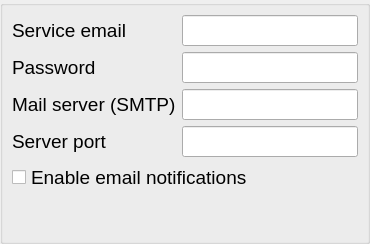
     <widget class="QWidget" name="tab_4">
      <attribute name="icon">
       <iconset resource="../../resources.qrc">
        <normaloff>:/PNG/IMG/email.png</normaloff>:/PNG/IMG/email.png</iconset>
      </attribute>
      <attribute name="title">
       <string>Email</string>
      </attribute>
      <layout class="QGridLayout" name="gridLayout_7">
       <property name="leftMargin">
        <number>0</number>
       </property>
       <property name="topMargin">
        <number>0</number>
       </property>
       <property name="rightMargin">
        <number>0</number>
       </property>
       <property name="bottomMargin">
        <number>0</number>
       </property>
       <property name="spacing">
        <number>4</number>
       </property>
       <item row="0" column="0">
        <widget class="QGroupBox" name="groupBox_4">
         <property name="title">
          <string/>
         </property>
         <layout class="QGridLayout" name="gridLayout_12">
          <item row="3" column="1">
           <widget class="QLineEdit" name="lineEdit_service_email_server_port">
            <property name="minimumSize">
             <size>
              <width>0</width>
              <height>30</height>
             </size>
            </property>
            <property name="font">
             <font>
              <pointsize>14</pointsize>
             </font>
            </property>
            <property name="focusPolicy">
             <enum>Qt::ClickFocus</enum>
            </property>
           </widget>
          </item>
          <item row="0" column="1">
           <widget class="QLineEdit" name="lineEdit_service_email">
            <property name="minimumSize">
             <size>
              <width>0</width>
              <height>30</height>
             </size>
            </property>
            <property name="font">
             <font>
              <pointsize>14</pointsize>
             </font>
            </property>
            <property name="focusPolicy">
             <enum>Qt::ClickFocus</enum>
            </property>
           </widget>
          </item>
          <item row="3" column="0">
           <widget class="QLabel" name="label_11">
            <property name="minimumSize">
             <size>
              <width>0</width>
              <height>30</height>
             </size>
            </property>
            <property name="font">
             <font>
              <pointsize>14</pointsize>
             </font>
            </property>
            <property name="text">
             <string>Server port</string>
            </property>
           </widget>
          </item>
          <item row="0" column="0">
           <widget class="QLabel" name="label_12">
            <property name="minimumSize">
             <size>
              <width>0</width>
              <height>30</height>
             </size>
            </property>
            <property name="font">
             <font>
              <pointsize>14</pointsize>
             </font>
            </property>
            <property name="text">
             <string>Service email</string>
            </property>
           </widget>
          </item>
          <item row="4" column="0" colspan="2">
           <widget class="QCheckBox" name="checkBox_enable_email">
            <property name="font">
             <font>
              <pointsize>14</pointsize>
             </font>
            </property>
            <property name="focusPolicy">
             <enum>Qt::ClickFocus</enum>
            </property>
            <property name="text">
             <string>Enable email notifications</string>
            </property>
           </widget>
          </item>
          <item row="2" column="0">
           <widget class="QLabel" name="label_10">
            <property name="minimumSize">
             <size>
              <width>0</width>
              <height>30</height>
             </size>
            </property>
            <property name="font">
             <font>
              <pointsize>14</pointsize>
             </font>
            </property>
            <property name="text">
             <string>Mail server (SMTP)</string>
            </property>
           </widget>
          </item>
          <item row="5" column="0" colspan="2">
           <spacer name="verticalSpacer_2">
            <property name="orientation">
             <enum>Qt::Vertical</enum>
            </property>
            <property name="sizeHint" stdset="0">
             <size>
              <width>20</width>
              <height>40</height>
             </size>
            </property>
           </spacer>
          </item>
          <item row="2" column="1">
           <widget class="QLineEdit" name="lineEdit_service_email_server">
            <property name="minimumSize">
             <size>
              <width>0</width>
              <height>30</height>
             </size>
            </property>
            <property name="font">
             <font>
              <pointsize>14</pointsize>
             </font>
            </property>
            <property name="focusPolicy">
             <enum>Qt::ClickFocus</enum>
            </property>
           </widget>
          </item>
          <item row="1" column="1">
           <widget class="QLineEdit" name="lineEdit_email_password">
            <property name="minimumSize">
             <size>
              <width>0</width>
              <height>30</height>
             </size>
            </property>
            <property name="font">
             <font>
              <pointsize>14</pointsize>
             </font>
            </property>
            <property name="focusPolicy">
             <enum>Qt::ClickFocus</enum>
            </property>
           </widget>
          </item>
          <item row="1" column="0">
           <widget class="QLabel" name="label_3">
            <property name="minimumSize">
             <size>
              <width>0</width>
              <height>30</height>
             </size>
            </property>
            <property name="font">
             <font>
              <pointsize>14</pointsize>
             </font>
            </property>
            <property name="text">
             <string>Password</string>
            </property>
           </widget>
          </item>
         </layout>
        </widget>
       </item>
      </layout>
     </widget>
